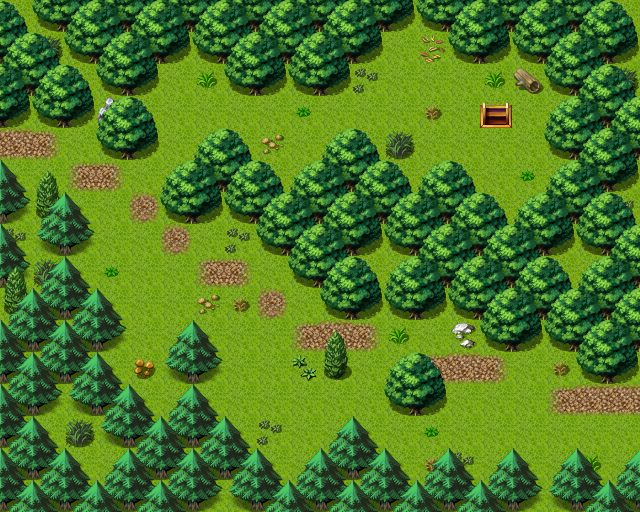

Below is a game level as drawn by its tile map, then a one-line description and the .tmx that defines it (tile-layer data replaced by summaries):
An orthogonal 20x16 tile map with 32x32 px tiles, 3 tile layers (Ground, Objects, Above), 1 hidden layer not drawn, 40 tilesets and 6 objects (3x mapchange, 3x spawn).

<map version="1.0" orientation="orthogonal" width="20" height="16" tilewidth="32" tileheight="32">
 <properties>
  <property name="outdoors" value="1" />
 </properties>
 <tileset firstgid="1" name="map_bed_1" tilewidth="32" tileheight="32">
  <image source="../drawable/map_bed_1.png" width="512" height="256" />
 </tileset>
 <tileset firstgid="129" name="map_border_1" tilewidth="32" tileheight="32">
  <image source="../drawable/map_border_1.png" width="512" height="256" />
 </tileset>
 <tileset firstgid="257" name="map_bridge_1" tilewidth="32" tileheight="32">
  <image source="../drawable/map_bridge_1.png" width="512" height="256" />
 </tileset>
 <tileset firstgid="385" name="map_broken_1" tilewidth="32" tileheight="32">
  <image source="../drawable/map_broken_1.png" width="512" height="256" />
 </tileset>
 <tileset firstgid="513" name="map_cavewall_1" tilewidth="32" tileheight="32">
  <image source="../drawable/map_cavewall_1.png" width="576" height="192" />
 </tileset>
 <tileset firstgid="621" name="map_cavewall_2" tilewidth="32" tileheight="32">
  <image source="../drawable/map_cavewall_2.png" width="576" height="192" />
 </tileset>
 <tileset firstgid="729" name="map_cavewall_3" tilewidth="32" tileheight="32">
  <image source="../drawable/map_cavewall_3.png" width="576" height="192" />
 </tileset>
 <tileset firstgid="837" name="map_chair_table_1" tilewidth="32" tileheight="32">
  <image source="../drawable/map_chair_table_1.png" width="512" height="256" />
 </tileset>
 <tileset firstgid="965" name="map_crate_1" tilewidth="32" tileheight="32">
  <image source="../drawable/map_crate_1.png" width="512" height="256" />
 </tileset>
 <tileset firstgid="1093" name="map_cupboard_1" tilewidth="32" tileheight="32">
  <image source="../drawable/map_cupboard_1.png" width="512" height="256" />
 </tileset>
 <tileset firstgid="1221" name="map_curtain_1" tilewidth="32" tileheight="32">
  <image source="../drawable/map_curtain_1.png" width="512" height="256" />
 </tileset>
 <tileset firstgid="1349" name="map_entrance_1" tilewidth="32" tileheight="32">
  <image source="../drawable/map_entrance_1.png" width="512" height="256" />
 </tileset>
 <tileset firstgid="1477" name="map_fence_1" tilewidth="32" tileheight="32">
  <image source="../drawable/map_fence_1.png" width="512" height="256" />
 </tileset>
 <tileset firstgid="1605" name="map_fence_2" tilewidth="32" tileheight="32">
  <image source="../drawable/map_fence_2.png" width="512" height="256" />
 </tileset>
 <tileset firstgid="1733" name="map_ground_1" tilewidth="32" tileheight="32">
  <image source="../drawable/map_ground_1.png" width="512" height="256" />
 </tileset>
 <tileset firstgid="1861" name="map_ground_2" tilewidth="32" tileheight="32">
  <image source="../drawable/map_ground_2.png" width="512" height="256" />
 </tileset>
 <tileset firstgid="1989" name="map_ground_3" tilewidth="32" tileheight="32">
  <image source="../drawable/map_ground_3.png" width="512" height="256" />
 </tileset>
 <tileset firstgid="2117" name="map_ground_4" tilewidth="32" tileheight="32">
  <image source="../drawable/map_ground_4.png" width="512" height="256" />
 </tileset>
 <tileset firstgid="2245" name="map_ground_5" tilewidth="32" tileheight="32">
  <image source="../drawable/map_ground_5.png" width="512" height="256" />
 </tileset>
 <tileset firstgid="2373" name="map_ground_6" tilewidth="32" tileheight="32">
  <image source="../drawable/map_ground_6.png" width="512" height="256" />
 </tileset>
 <tileset firstgid="2501" name="map_ground_7" tilewidth="32" tileheight="32">
  <image source="../drawable/map_ground_7.png" width="512" height="256" />
 </tileset>
 <tileset firstgid="2629" name="map_ground_8" tilewidth="32" tileheight="32">
  <image source="../drawable/map_ground_8.png" width="512" height="256" />
 </tileset>
 <tileset firstgid="2757" name="map_indoor_1" tilewidth="32" tileheight="32">
  <image source="../drawable/map_indoor_1.png" width="512" height="256" />
 </tileset>
 <tileset firstgid="2885" name="map_kitchen_1" tilewidth="32" tileheight="32">
  <image source="../drawable/map_kitchen_1.png" width="512" height="256" />
 </tileset>
 <tileset firstgid="3013" name="map_outdoor_1" tilewidth="32" tileheight="32">
  <image source="../drawable/map_outdoor_1.png" width="512" height="256" />
 </tileset>
 <tileset firstgid="3141" name="map_pillar_1" tilewidth="32" tileheight="32">
  <image source="../drawable/map_pillar_1.png" width="512" height="256" />
 </tileset>
 <tileset firstgid="3269" name="map_plant_1" tilewidth="32" tileheight="32">
  <image source="../drawable/map_plant_1.png" width="512" height="256" />
 </tileset>
 <tileset firstgid="3397" name="map_rock_1" tilewidth="32" tileheight="32">
  <image source="../drawable/map_rock_1.png" width="512" height="256" />
 </tileset>
 <tileset firstgid="3525" name="map_roof_1" tilewidth="32" tileheight="32">
  <image source="../drawable/map_roof_1.png" width="512" height="256" />
 </tileset>
 <tileset firstgid="3653" name="map_roof_2" tilewidth="32" tileheight="32">
  <image source="../drawable/map_roof_2.png" width="512" height="256" />
 </tileset>
 <tileset firstgid="3781" name="map_shop_1" tilewidth="32" tileheight="32">
  <image source="../drawable/map_shop_1.png" width="512" height="256" />
 </tileset>
 <tileset firstgid="3909" name="map_sign_ladder_1" tilewidth="32" tileheight="32">
  <image source="../drawable/map_sign_ladder_1.png" width="512" height="256" />
 </tileset>
 <tileset firstgid="4037" name="map_table_1" tilewidth="32" tileheight="32">
  <image source="../drawable/map_table_1.png" width="512" height="256" />
 </tileset>
 <tileset firstgid="4165" name="map_trail_1" tilewidth="32" tileheight="32">
  <image source="../drawable/map_trail_1.png" width="512" height="256" />
 </tileset>
 <tileset firstgid="4293" name="map_tree_1" tilewidth="32" tileheight="32">
  <image source="../drawable/map_tree_1.png" width="512" height="256" />
 </tileset>
 <tileset firstgid="4421" name="map_wall_1" tilewidth="32" tileheight="32">
  <image source="../drawable/map_wall_1.png" width="512" height="256" />
 </tileset>
 <tileset firstgid="4549" name="map_wall_2" tilewidth="32" tileheight="32">
  <image source="../drawable/map_wall_2.png" width="480" height="256" />
 </tileset>
 <tileset firstgid="4669" name="map_wall_3" tilewidth="32" tileheight="32">
  <image source="../drawable/map_wall_3.png" width="480" height="256" />
 </tileset>
 <tileset firstgid="4789" name="map_window_1" tilewidth="32" tileheight="32">
  <image source="../drawable/map_window_1.png" width="512" height="256" />
 </tileset>
 <tileset firstgid="4917" name="map_window_2" tilewidth="32" tileheight="32">
  <image source="../drawable/map_window_2.png" width="512" height="256" />
 </tileset>
 <layer name="Ground" width="20" height="16">
  <data>[320 cells, 320 non-empty, 3 distinct tile ids]</data>
 </layer>
 <layer name="Objects" width="20" height="16">
  <data>[320 cells, 151 non-empty, 24 distinct tile ids]</data>
 </layer>
 <layer name="Above" width="20" height="16">
  <data>[320 cells, 61 non-empty, 5 distinct tile ids]</data>
 </layer>
 <layer name="Walkable" width="20" height="16" visible="0">
  <data>[320 cells, 184 non-empty, 1 distinct tile ids]</data>
 </layer>
 <objectgroup name="Mapevents" visible="0">
  <object name="west" type="mapchange" x="0" y="128" width="32" height="64">
   <properties>
    <property name="map" value="wild13" />
    <property name="place" value="east" />
   </properties>
  </object>
  <object name="east" type="mapchange" x="608" y="384" width="32" height="96">
   <properties>
    <property name="map" value="wild15" />
    <property name="place" value="west" />
   </properties>
  </object>
  </objectgroup>
 <objectgroup name="Spawn" visible="0">
  <!-- 3 objects omitted --></objectgroup>
 <objectgroup name="Keys" visible="0" />
</map>
<!-- 4 of 6 objects omitted -->
